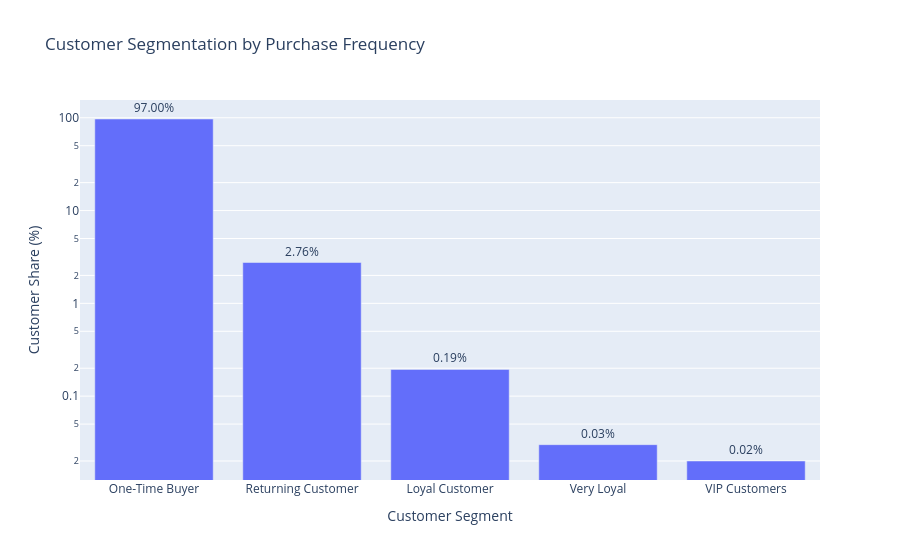

Notebook code cell kept with this figure:
### Code cell
display(Markdown("""
## Frequency Analysis Conclusion:

Frequency measures **how often a customer makes a complete purchase**.

In this analysis:
- Only orders with `delivered` status were considered to ensure that each counted order represents a 
**completed and revenue-realized transaction**.
- Since a single customer in the OLIST dataset may have multiple `customer_id`s across different orders, 
all frequency calculations were performed at the **`customer_unique_id` level**, which represents a real-world customer.
- The frequency metric was calculated as the **number of distinct orders per customer**.

The resulting table `customer_order_frequency_interpretation` contains **one row per unique customer**, along with:
- `total_orders`: total number of completed purchases
- `Interpretation`: a business-friendly customer segment based on purchase behavior.

To make the results interpretable from a business perspective, customers were segmented as follows:

- **One-Time Buyer**: 1 order  
- **Returning Customer**: 2 orders  
- **Loyal Customer**: 3 orders  
- **Very Loyal Customer**: 4 orders  
- **VIP Customers**: 5 or more orders
"""))

display(customer_order_frequency_interpretation_counts)


display(Markdown(f"""
The frequency distribution shows a **strongly right-skewed pattern**, indicating that the majority of 
customers placed only a single order:

- `One-Time Buyer`s dominate the customer base, accounting for **96.947% of all customers**
- Returning and Loyal customers form a much smaller but strategically important segment
- VIP Customers represent a very small fraction but are likely to contribute **disproportionately higher lifetime value**

To properly visualize this imbalance, a **logarithmic scale** was used in the frequency distribution chart. 
This approach prevents one-time buyers from visually overwhelming the chart and allows meaningful comparison 
between smaller yet valuable customer segments."""))

fig.show()
display(Image(filename="../plots/Customer_Segmentation_by_Purchase_Frequency.png"))
        
display(Markdown("""
Overall, the Frequency analysis reveals that the business is highly dependent on **first-time buyers**, highlighting a significant opportunity for:
- Retention strategies
- Repeat purchase incentives
- Loyalty and CRM programs

These insights will be especially valuable when combined with **Monetary value** in the final RFM segmentation.
"""))

### Figure 1 — Plotly figure (JSON) as saved in the notebook; plotly's stock layout.template omitted (floating-point values rounded to 4 significant figures)
{"data": [{"customdata": [[90557], [2573], [181], [28], [19]], "hovertemplate": "Customer Segment=%{x}<br>Customer Share (%)=%{text}<br>Total Customers=%{customdata[0]}<extra></extra>", "legendgroup": "", "marker": {"color": "#636efa", "pattern": {"shape": ""}}, "name": "", "orientation": "v", "showlegend": false, "text": [97.0, 2.756, 0.194, 0.03, 0.02], "textposition": "outside", "texttemplate": "%{text:.2f}%", "type": "bar", "x": ["One-Time Buyer", "Returning Customer", "Loyal Customer", "Very Loyal", "VIP Customers"], "xaxis": "x", "y": [97.0, 2.756, 0.194, 0.03, 0.02], "yaxis": "y"}], "layout": {"barmode": "relative", "legend": {"tracegroupgap": 0}, "title": {"text": "Customer Segmentation by Purchase Frequency"}, "xaxis": {"anchor": "y", "domain": [0, 1], "title": {"text": "Customer Segment"}}, "yaxis": {"anchor": "x", "domain": [0, 1], "title": {"text": "Customer Share (%)"}, "type": "log"}}}
